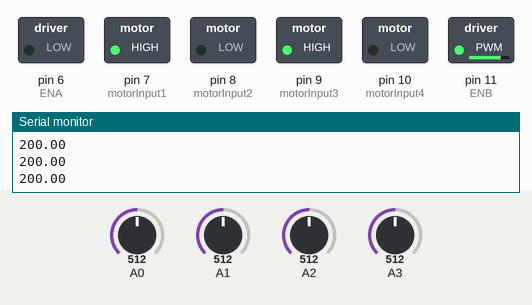
Simulated run of this sketch. Board: Arduino Uno, built with avr-gcc and run on an emulated ATmega328P. On the bench: switched loads named in the sketch (green lamp = pin HIGH), the last lines printed to the serial monitor. Dashed ring = blinking. Inputs (shaded band) come from the test bench; at power-on: A0 = 512, A3 = 512, A2 = 512, A1 = 512.

Above: at 1.2 s.
1.3 s: A0 set to 716
4.3 s: A3 set to 531
5.8 s: A2 set to 716
At 7.7 s:
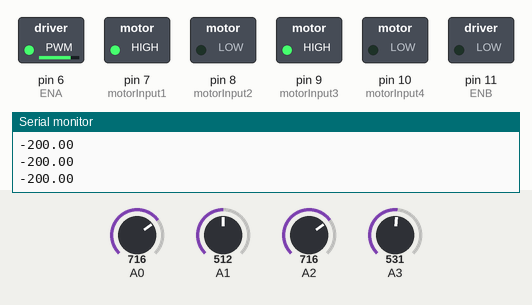
8.8 s: A1 set to 306
At 11.7 s:
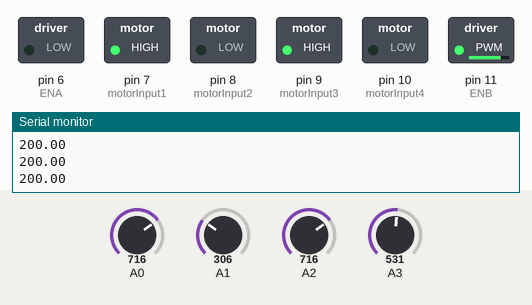
11.8 s: A1 set to 510
14.8 s: A3 set to 716
Timing chart, 0 to 18.8 s (numbered marks = the images above; inputs shaded):
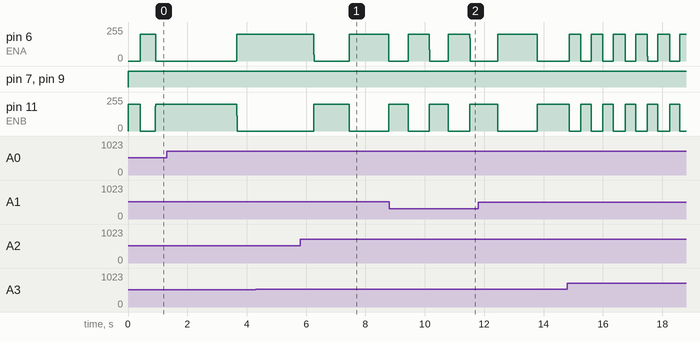

The sketch:

PID_LINE_FOLLOWER.ino
```cpp
#define ENA 6  //right motor
#define motorInput1 7
#define motorInput2 8
#define motorInput3 9
#define motorInput4 10
#define ENB 11  //left motor

#define numsensors 4 //define number of sensors you are using


float P = 0 , I = 0 , D = 0, error = 0, LP = 0;

float kp = 0.001;  //Modify these values depending on your robot
float ki = 5;      //Modify these values depending on your robot
float kd = 0;      //Modify these values depending on your robot
int r_spd, l_spd, max_spd = 200;  //Set max_spd depending on your speed of motors

long Saverage;
int Ssum;
int pos;
long sensor[] = {0, 0, 0, 0};
int i;
int p[] = {0, 0, 0, 0};

void read_sensor();
void pid_calc();
void calc_turn();
void drive(int, int);
int set_motors(int , int );
void forward();
void left();
void right();
void backward();
void stopg();
void readline();
int mod(int);

void setup()
{
  Serial.begin(9600);
  pinMode(ENA, OUTPUT);
  pinMode(ENB, OUTPUT);
  pinMode(motorInput1, OUTPUT);
  pinMode(motorInput2, OUTPUT);
  pinMode(motorInput3, OUTPUT);
  pinMode(motorInput4, OUTPUT);
}

void loop()
{
  read_sensor();
  pid_calc();
  calc_turn();
  drive(r_spd, l_spd);

}

void read_sensor()
{
  Saverage = 0;
  Ssum = 0;
  for (int i = 0; i < numsensors; i++)
  { sensor[i] = analogRead(i);
    Saverage += sensor[i] * (i) * 1000;
    Ssum += int(sensor[i]);
  }
  pos = int(Saverage / Ssum);
}

//Replace the Set-point value by positioning the robot on the line in pid_calc func

void pid_calc()
{ pos = int(Saverage / Ssum);
  P = pos - 1383; //Find the postion and replace the value
  I = I + P;
  D = P - LP;
  LP = P;
  error = int(P * kp + I * ki + D * kd);
}

void calc_turn()
{
  error = int(constrain(error, -200, 200));
  Serial.println(error);

  if (error < 0) //reduce right turn values for right turn
  {

    r_spd = max_spd + error;
    l_spd = max_spd;
  }

  else //reduce left turn values for left turn
  {
    r_spd = max_spd;
    l_spd = max_spd - error;
  }

}

void drive(int r_spd, int l_spd)
{
  analogWrite(ENB, mod(r_spd) );
  analogWrite(ENA, mod(l_spd) );
  forward();
}

void readline()
{
  p[0] = analogRead(A0);
  p[1] = analogRead(A1);
  p[2] = analogRead(A2);
  p[3] = analogRead(A3);
  for (i = 0; i < 4; i++)
  {
    if (p[i] > 500)
    {
      p[i] = 1;
    }
    else
    {
      p[i] = 0;
    }
  }
}

void forward() {
  digitalWrite(motorInput1, HIGH);
  digitalWrite(motorInput2, LOW);

  digitalWrite(motorInput3, HIGH);
  digitalWrite(motorInput4, LOW);
}

void left() {
  digitalWrite(motorInput1, HIGH);
  digitalWrite(motorInput2, LOW);

  digitalWrite(motorInput3, LOW);
  digitalWrite(motorInput4, LOW);
}

void left90() {
  digitalWrite(motorInput1, HIGH);
  digitalWrite(motorInput2, LOW);

  digitalWrite(motorInput3, LOW);
  digitalWrite(motorInput4, HIGH);
}

void right() {
  digitalWrite(motorInput1, LOW);
  digitalWrite(motorInput2, LOW);

  digitalWrite(motorInput3, HIGH);
  digitalWrite(motorInput4, LOW);
}

void right90() {
  digitalWrite(motorInput1, LOW);
  digitalWrite(motorInput2, HIGH);

  digitalWrite(motorInput3, HIGH);
  digitalWrite(motorInput4, LOW);
}

void backward() {
  digitalWrite(motorInput1, LOW);
  digitalWrite(motorInput2, HIGH);

  digitalWrite(motorInput3, LOW);
  digitalWrite(motorInput4, HIGH);
}

void stopg() {
  digitalWrite(motorInput1, LOW);
  digitalWrite(motorInput2, LOW);

  digitalWrite(motorInput3, LOW);
  digitalWrite(motorInput4, LOW);
}


int mod(int v)
{

  if (v < 0)

    return -1 * v;

  else if (v > 0)

    return v;

}
```

Measured:
- after the input at 5.8 s, pin 6 (ENA): 200/255 → 0/255 after 0.47 s, → 200/255 1.2 s later, → 0/255 1.3 s later; pin 11 (ENB): 0/255 → 200/255 after 0.46 s, → 0/255 1.2 s later, → 200/255 1.3 s later
